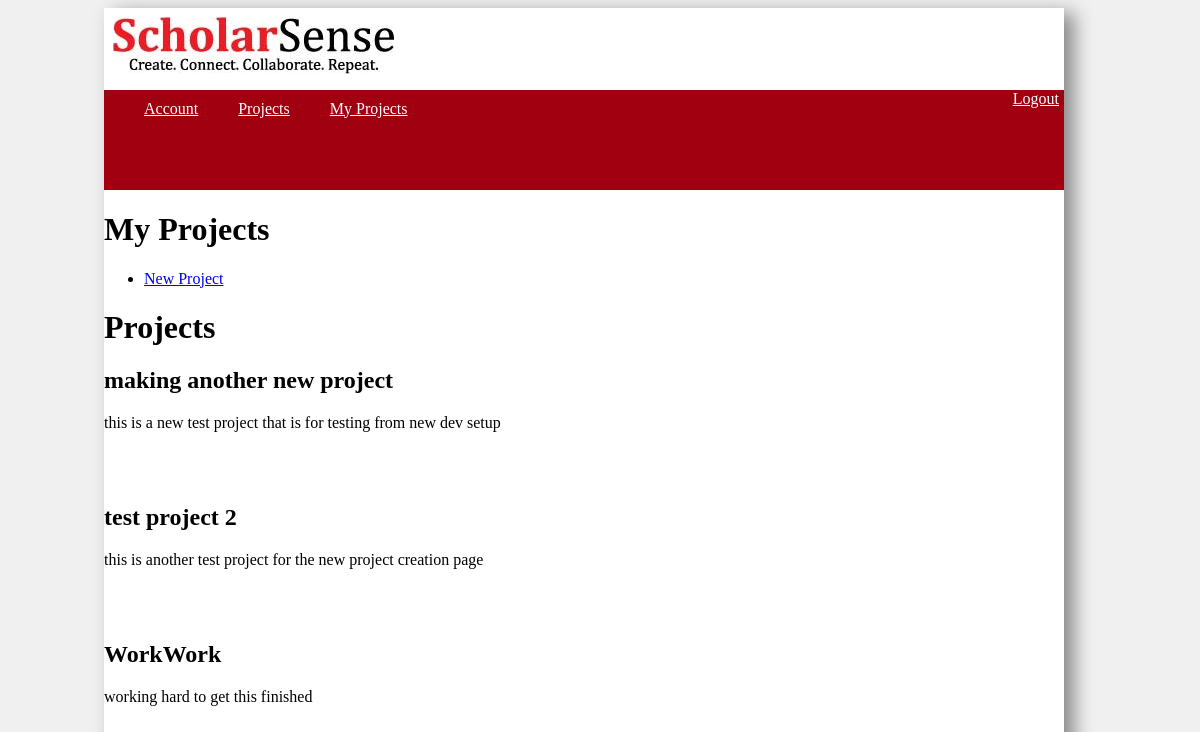
The app's page /projects/myprojects/index.php (signed in) with its own data.
### tables this page shows
CREATE TABLE IF NOT EXISTS `projects` (
  `proj_id` int(11) NOT NULL AUTO_INCREMENT,
  `owner_id` int(11) NOT NULL,
  `name` varchar(255) NOT NULL,
  `about` text,
  PRIMARY KEY (`proj_id`)
);

### includes/check_user.php (called while the page is built, shortened)
<?php
    require "strings.php";
    if( isset($_SESSION["user_id"]))
    {
       $uid = $_SESSION["user_id"];
    }
    else
    {
        header('Location: ' . $home);
        exit();
    }

### projects/myprojects/index.php (the view)
<?php
	require "../../includes/strings.php";
	require "../../includes/check_user.php";
    require "../../includes/config.php";
    $get_proj = "SELECT proj_id, name, about FROM projects WHERE owner_id = ? ORDER BY proj_id DESC";
    $stmt = $con->prepare($get_proj);
    $stmt->bind_param('i', $uid);
    $stmt->execute();
    $stmt->bind_result($proj_id, $name, $about);
?>
<html>
	<head>
		<link rel="stylesheet" type="text/css" href="../../styles/base.css" />
	</head>
	<body>
		<div class="body_wrap">
			<?php
				include "../../includes/header.php";
				include "../../includes/menu.php";
			?>
			<h1>My Projects</h1>
			<div class="submenu">
				<ul>
					<li><a href="add_proj.php">New Project</a></li>
				</ul>
			</div>
            <div class="title">
                <h1>Projects</h1>
            </div>
            <?php
                while($stmt->fetch())
                {
                    echo '<h2>' . $name . '</h2>';
                    echo '<p>' . $about . '</p></br></br>';
                }
             ?>
		</div>
	</body>
</html>

### styles/base.css (style rules this page uses)
body { background-color: #F0F0F0; width: 80%; }
.body_wrap { min-height: 500px; width: 100%; margin-left: 10%; margin-right: 10%; background-color: #FFFFFF; box-shadow: 10px 5px 18px #888888; }
.title { display: inline; margin-left: 20%; margin-right: 10%; margin-top: 1%; }

### records on screen
projects: name "making another new project", about "this is a new test project that is for testing from new dev setup"
projects: name "test project 2", about "this is another test project for the new project creation page"
projects: name "WorkWork", about "working hard to get this finished"
